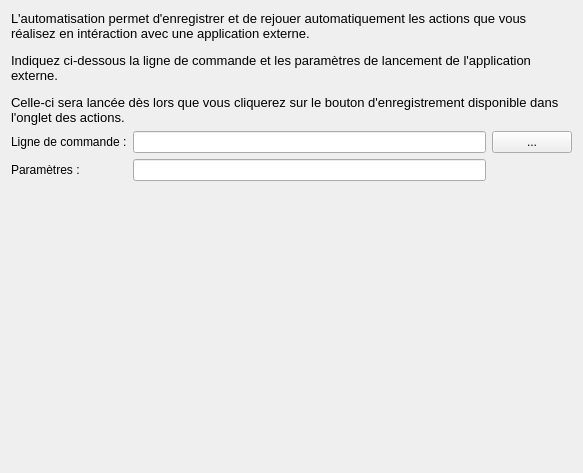
        <widget class="QWidget" name="page_automatisation">
         <property name="geometry">
          <rect>
           <x>0</x>
           <y>0</y>
           <width>583</width>
           <height>473</height>
          </rect>
         </property>
         <attribute name="label">
          <string>Automatisation</string>
         </attribute>
         <layout class="QVBoxLayout" name="verticalLayout_3">
          <item>
           <widget class="QLabel" name="label_13">
            <property name="text">
             <string>&lt;!DOCTYPE HTML PUBLIC &quot;-//W3C//DTD HTML 4.0//EN&quot; &quot;http://www.w3.org/TR/REC-html40/strict.dtd&quot;&gt;
&lt;html&gt;&lt;head&gt;&lt;meta name=&quot;qrichtext&quot; content=&quot;1&quot; /&gt;&lt;style type=&quot;text/css&quot;&gt;
p, li { white-space: pre-wrap; }
&lt;/style&gt;&lt;/head&gt;&lt;body style=&quot; font-family:'Sans'; font-size:10pt; font-weight:400; font-style:normal;&quot;&gt;
&lt;p style=&quot; margin-top:12px; margin-bottom:12px; margin-left:0px; margin-right:0px; -qt-block-indent:0; text-indent:0px;&quot;&gt;L'automatisation permet d'enregistrer et de rejouer automatiquement les actions que vous réalisez en intéraction avec une application externe.&lt;/p&gt;
&lt;p style=&quot; margin-top:12px; margin-bottom:12px; margin-left:0px; margin-right:0px; -qt-block-indent:0; text-indent:0px;&quot;&gt;Indiquez ci-dessous la ligne de commande et les paramètres de lancement de l'application externe.&lt;/p&gt;
&lt;p style=&quot; margin-top:12px; margin-bottom:12px; margin-left:0px; margin-right:0px; -qt-block-indent:0; text-indent:0px;&quot;&gt;Celle-ci sera lancée dès lors que vous cliquerez sur le bouton d'enregistrement disponible dans l'onglet des actions.&lt;/p&gt;&lt;/body&gt;&lt;/html&gt;</string>
            </property>
            <property name="textFormat">
             <enum>Qt::RichText</enum>
            </property>
            <property name="wordWrap">
             <bool>true</bool>
            </property>
           </widget>
          </item>
          <item>
           <layout class="QGridLayout" name="gridLayout_15">
            <item row="0" column="0">
             <widget class="QLabel" name="label_11">
              <property name="text">
               <string>Ligne de commande :</string>
              </property>
             </widget>
            </item>
            <item row="0" column="1">
             <widget class="QLineEdit" name="automation_command_line"/>
            </item>
            <item row="0" column="2">
             <widget class="QPushButton" name="button_select_command_line">
              <property name="sizePolicy">
               <sizepolicy hsizetype="Fixed" vsizetype="Fixed">
                <horstretch>0</horstretch>
                <verstretch>0</verstretch>
               </sizepolicy>
              </property>
              <property name="text">
               <string>...</string>
              </property>
             </widget>
            </item>
            <item row="1" column="1">
             <widget class="QLineEdit" name="automation_command_parameters"/>
            </item>
            <item row="1" column="0">
             <widget class="QLabel" name="label_15">
              <property name="text">
               <string>Paramètres :</string>
              </property>
             </widget>
            </item>
           </layout>
          </item>
          <item>
           <spacer name="verticalSpacer_2">
            <property name="orientation">
             <enum>Qt::Vertical</enum>
            </property>
            <property name="sizeHint" stdset="0">
             <size>
              <width>20</width>
              <height>40</height>
             </size>
            </property>
           </spacer>
          </item>
         </layout>
        </widget>
